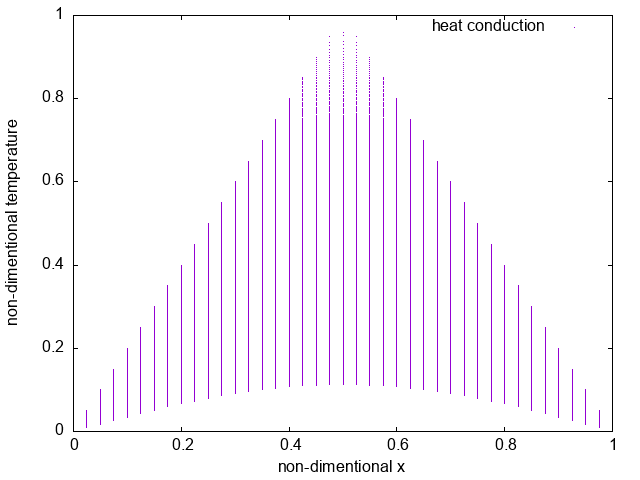

Generate this figure with gnuplot:
set xrange [0:1]
set yrange [0:1]
set xlabel "non-dimentional x" 
set ylabel "non-dimentional temperature"
set terminal png
set output 'heat_conduction.png'
plot 'heat_conduction.txt' with points pointsize 0.1 title "heat conduction